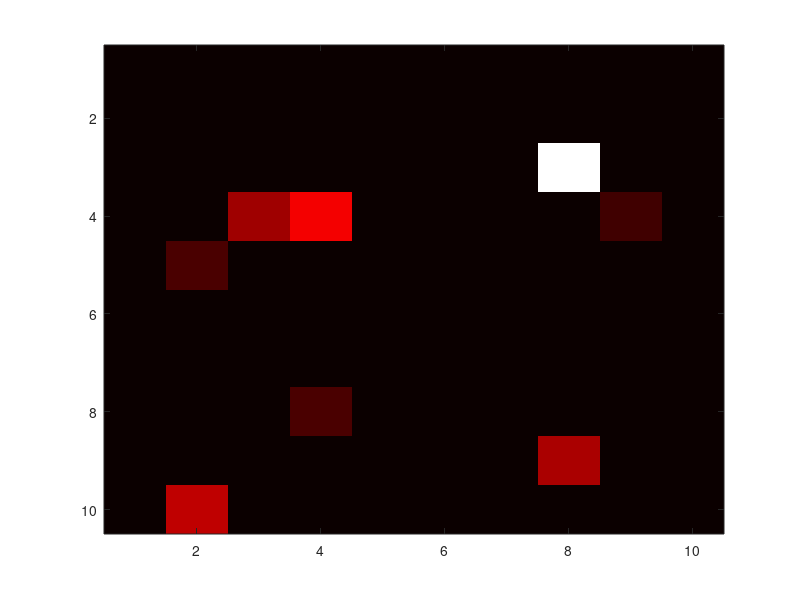

MATLAB code to generate this figure: (Note: this script raises an error after producing the figure.)
% Simulate visual search with two feature dimensions:
% 1: Colour (red / green)
% 2: Orientation (vertical / horizontal)
%
% Generate matrix of neurons (10x10) which cover the display
% Select 16 neurons for distractors;
% Select 1 neuron for target;
%

Setsize=8;
Ntar=1;
ntrls=1;
Nmatrix=zeros(10,10);
TarDim=[1 1];
DistDim=[2 2];
TarFR=10;
DistFR=TarFR/2;
inhibition=TarFR; % A constant inhibition value; the whole matrix will be divided by that number   
Namp=TarFR/2;
for s=1:length(Setsize)
    Ndist=Setsize(s);
    for m=1:length(inhibition)
        for n=1:ntrls
            Nmatrix=rand(10,10).*0;
            Locs=randperm(size(Nmatrix,1)*size(Nmatrix,2));
            Li=Locs(1:Ndist+Ntar);
            for k=1:Ndist
                if k == 1
                    tmp=2;
                else
                    tmp=sum(round(rand(1,2)));% here we flip a coin which can yield three outcomes
                end
                % 0 = none of the target features is present for the distractor
                % 1 or 2 = one of the features is present 
                if tmp == 0
                    Nmatrix(Li(k))=DistFR+rand(1,1)*Namp;
                else
                    Nmatrix(Li(k))=TarFR+rand(1,1)*Namp;
                end
            end
            Nmatrix(Li(end))=(TarFR+rand(1,1)*Namp)+(TarFR+rand(1,1)*Namp);
            % Apply inhibition by subtraction;
            Nmatrix=Nmatrix-inhibition(m);
            % find any below zero entries and set to 0
            isubz=find(Nmatrix<0);
            Nmatrix(isubz)=0;
            % Calculate summed FR for Distractors
            nois=sum(Nmatrix(Li(1:Ndist)));
            sign=sum(Nmatrix(Li(end)));
            SNR(n,m)=sign/nois;

            figure;imagesc(Nmatrix);colormap(hot)
            RT(n,m)=SerialSearcher(Nmatrix,Li(end),250,0.5,1);
        end
    end
    %RT_avg(s,:)=mean(RT,1);
    %plot_wave_wth_shading(RT_avg(s,:),inhibition);
end

%figure;plot(inhibition,RT_avg');legend ss2 ss8 ss16

